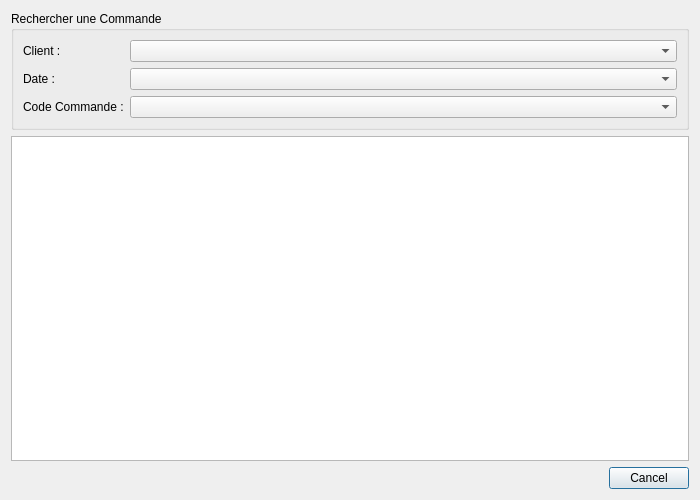
<?xml version="1.0" encoding="UTF-8"?>
<ui version="4.0">
 <class>NewInvoiceDialog</class>
 <widget class="QDialog" name="NewInvoiceDialog">
  <property name="geometry">
   <rect>
    <x>0</x>
    <y>0</y>
    <width>700</width>
    <height>500</height>
   </rect>
  </property>
  <property name="windowTitle">
   <string>Nouvelle Facture à partir d'une Commande</string>
  </property>
  <layout class="QVBoxLayout" name="verticalLayout">
   <item>
    <widget class="QGroupBox" name="filter_groupbox">
     <property name="title">
      <string>Rechercher une Commande</string>
     </property>
     <layout class="QFormLayout" name="formLayout">
      <item row="0" column="0">
       <widget class="QLabel" name="client_label">
        <property name="text">
         <string>Client :</string>
        </property>
       </widget>
      </item>
      <item row="0" column="1">
       <widget class="QComboBox" name="client_filter_combo"/>
      </item>
      <item row="1" column="0">
       <widget class="QLabel" name="date_label">
        <property name="text">
         <string>Date :</string>
        </property>
       </widget>
      </item>
      <item row="1" column="1">
       <widget class="QComboBox" name="date_filter_combo"/>
      </item>
      <item row="2" column="0">
       <widget class="QLabel" name="commande_code_label">
        <property name="text">
         <string>Code Commande :</string>
        </property>
       </widget>
      </item>
      <item row="2" column="1">
       <widget class="QComboBox" name="commande_code_filter_combo"/>
      </item>
     </layout>
    </widget>
   </item>
   <item>
    <widget class="QTableView" name="commandes_table_view">
     <property name="selectionBehavior">
      <set>QAbstractItemView::SelectRows</set>
     </property>
     <property name="selectionMode">
      <set>QAbstractItemView::SingleSelection</set>
     </property>
    </widget>
   </item>
   <item>
    <widget class="QDialogButtonBox" name="button_box">
     <property name="standardButtons">
      <set>QDialogButtonBox::Cancel</set>
     </property>
    </widget>
   </item>
  </layout>
 </widget>
 <resources/>
 <connections/>
</ui>
